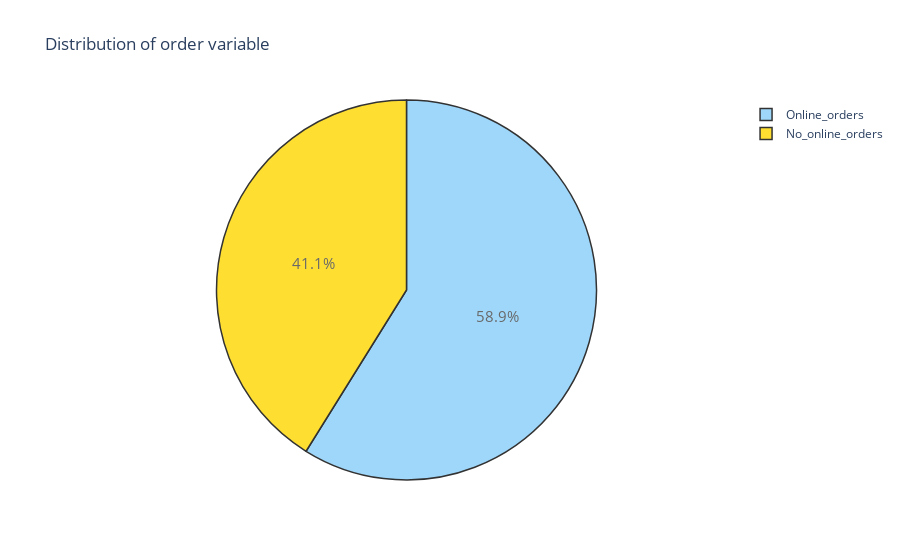

This figure's notebook cell:
### Code cell
# Plotting a pie chart for online orders

trace = go.Pie(labels = ['Online_orders', 'No_online_orders'], values = df['online_order'].value_counts(), 
               textfont=dict(size=15), opacity = 0.8,
               marker=dict(colors=['lightskyblue','gold'], 
                           line=dict(color='#000000', width=1.5)))


layout = dict(title =  'Distribution of order variable')
           
fig = dict(data = [trace], layout=layout)
py.iplot(fig)

### Figure 1 — Plotly figure (JSON) as saved in the notebook; plotly's stock layout.template omitted (floating-point values rounded to 4 significant figures)
{"data": [{"labels": ["Online_orders", "No_online_orders"], "marker": {"colors": ["lightskyblue", "gold"], "line": {"color": "#000000", "width": 1.5}}, "opacity": 0.8, "textfont": {"size": 15}, "values": [30444, 21273], "type": "pie"}], "layout": {"title": {"text": "Distribution of order variable"}, "autosize": true}}
